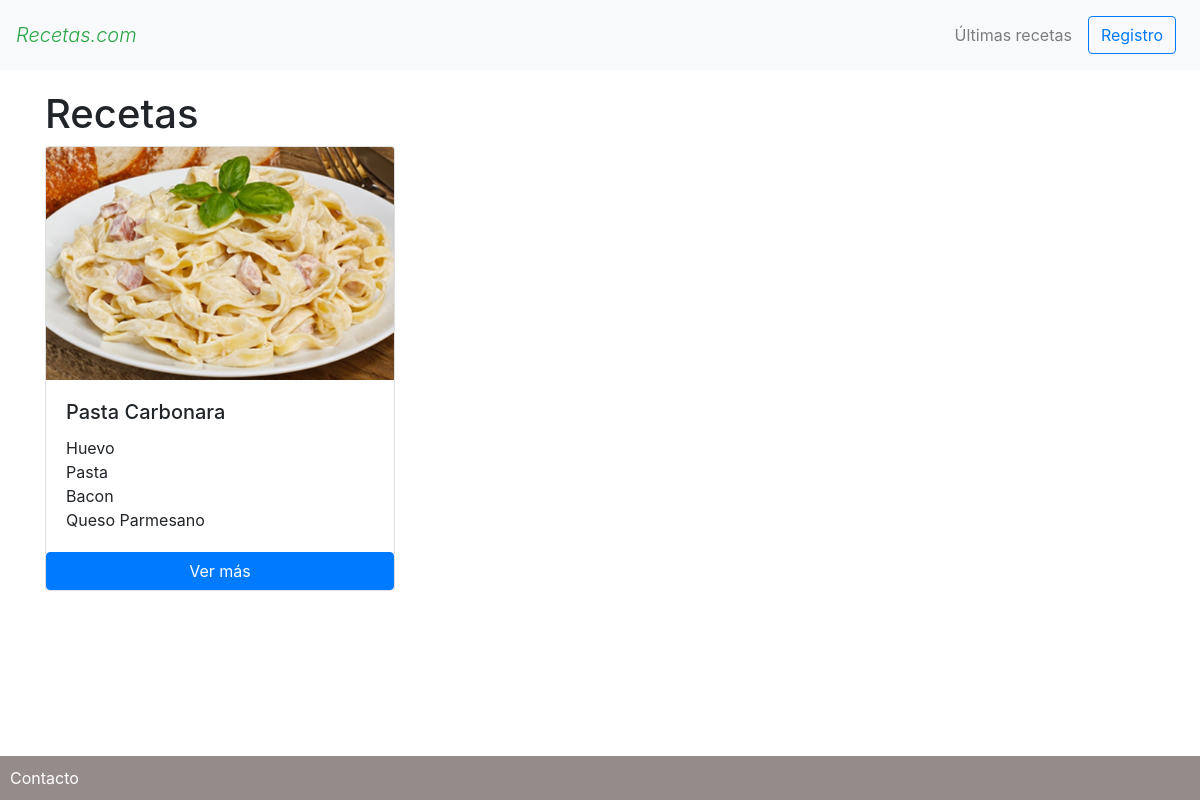
Before: / with the older database file.
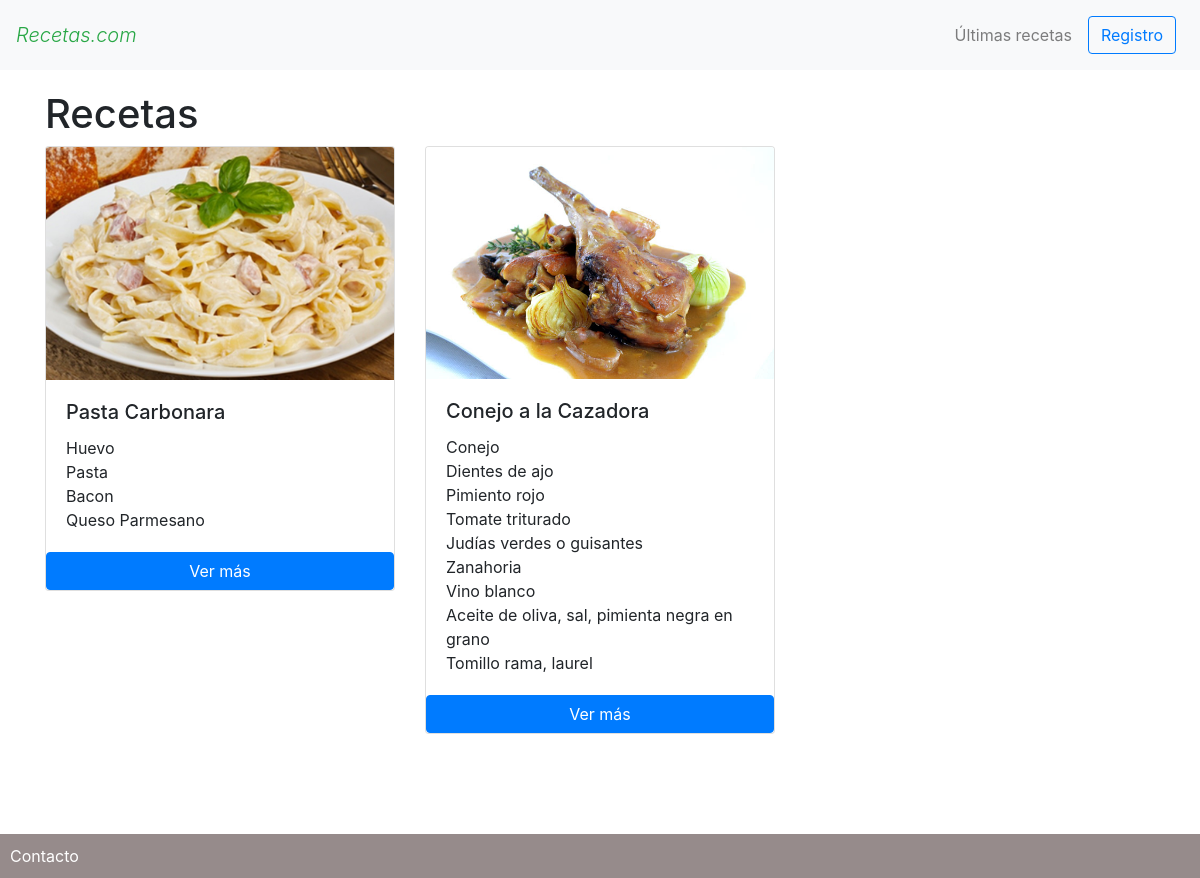
After: the same page with the newer database file.
### recetasapp/models.py (models this page shows, shortened)
class Receta(models.Model):
    nombre = models.CharField(max_length=200)
    usuario = models.ForeignKey(User, null=True, blank=True, on_delete=models.SET_NULL)
    imagen = models.ImageField(null=True)
    slug = models.SlugField(null=True)
    created_at = models.DateTimeField(auto_now_add=True)
    update_at = models.DateTimeField(auto_now=True)

class Ingrediente(models.Model):
    UNIDADES = [
        ('unidades', 'Unidades'),
        ('litros', 'Litros'),
        ('cucharadas', 'Cucharadas'),
        ('gramos', 'Gramos'),
        ('kilos','Kilos'),
    ]
    nombre = models.CharField(max_length=200)
    cantidad  = models.IntegerField(default=1)
    unidad = models.CharField(max_length = 20, choices=UNIDADES, default='unidades')
    receta = models.ForeignKey(Receta, related_name ='ingredientes', on_delete=models.CASCADE)
    created_at = models.DateTimeField(auto_now_add=True)
    update_at = models.DateTimeField(auto_now=True)

### recetasapp/views/home_views.py (the view)
# urls.py: 2. Add a URL to urlpatterns:  path('', views.home, name='home')
def home(request):
    recetas = Receta.objects.all()
    contexto = {
        'recetas' : recetas
    }
    return render(request,'home.html', contexto)

### recetasapp/templates/home.html (shortened to what this page needs)
{% extends 'base.html' %}
{% block content %}
<h1>Recetas</h1>
<div class="row row-cols-1 row-cols-md-3">
    {% for receta in recetas %}
      <div class="col mb-4">
      <div class="card">
        <img src="{{ receta.imagen.url }}" class="card-img-top" alt="...">
        <div class="card-body">
          <h5 class="card-title">{{ receta.nombre }}</h5>
            <ul class="lista-ingredientes">
              {% for ingrediente in receta.ingredientes.all %}
                <li>{{ ingrediente.nombre | truncatechars:55 }}</li>
              {% endfor %}
            </ul>
        </div>
        <a href="{% url 'receta' slug=receta.slug %}">
          <button class= "btn btn-primary btn-block">Ver más</button>
        </a>
      </div>
      </div>
  {% endfor %}
  </div>
{% endblock %}

### recetasapp/templates/base.html (shortened to what this page needs)
{% load static %}
<!DOCTYPE html>
<html lang="en">
<head>
    <link href="{% static 'bootstrap/css/bootstrap.min.css' %}" rel="stylesheet">
    <link href="{% static 'recetas/css/main.css' %}" rel='stylesheet'>
</head>
<body>
    <header>
        <nav class="navbar navbar-expand-lg navbar-light bg-light">
            <a class="navbar-brand logo-text text-success font-italic display-1" href="{% url 'home' %}">Recetas.com</a>
            <div class="collapse navbar-collapse" id="navbarNav">
              <ul class="navbar-nav ml-auto">
                <li class="nav-item">
                    <a class="nav-link" href="#">&Uacute;ltimas recetas</a>
                </li>
                  {% if request.user.is_authenticated %}
                    <li class="nav-item">
                    Hola, {{ request.user.username }}
                    </li>
                    <li class="nav-item">
                    <a class="nav-link" href="{% url 'logout' %}">Desconectar</a>
                    </li>
                  {% else %}
                  <li class="nav-item">
                  <a class="nav-link" href="{% url 'registro' %}"><button type="button" class="btn btn-outline-primary">Registro</button>
                  </a>
                  </li>
                {% endif %}
              </ul>
            </div>
          </nav>
    </header>
    <div class='container main-container'>
    {% block content %}
    {% endblock %}
    </div>
    <footer>
        <a href="{% url 'contacto' %}">Contacto</a>
    </footer>
</body>
</html>

### recetasapp/static/recetas/css/main.css (style rules this page uses)
html { overflow-y: scroll; position: relative; min-height: 100%; padding-bottom: 100px; }
header .navbar-nav { align-items: center; color: lightseagreen; }
.main-container { padding-top: 20px; padding-bottom: 20px; }
.lista-ingredientes { list-style: none; padding-left: 0; margin-bottom: 0; }
footer { position: absolute; bottom: 0px; width: 100%; background: rgb(150, 139, 139); color: white; padding: 10px; }
footer a, footer a:hover { color: #ffffff; text-decoration: none; }

Changed rows visible on the page:
added Receta: imagen (picture), nombre "Conejo a la Cazadora"
added Ingrediente: nombre "Conejo", shown under "Conejo a la Cazadora"
added Ingrediente: nombre "Dientes de ajo", shown under "Conejo a la Cazadora"
added Ingrediente: nombre "Pimiento rojo", shown under "Conejo a la Cazadora"
added Ingrediente: nombre "Tomate triturado", shown under "Conejo a la Cazadora"
added Ingrediente: nombre "Judías verdes o guisantes", shown under "Conejo a la Cazadora"
added Ingrediente: nombre "Zanahoria", shown under "Conejo a la Cazadora"
added Ingrediente: nombre "Vino blanco", shown under "Conejo a la Cazadora"
added Ingrediente: nombre "Aceite de oliva, sal, pimienta negra en grano", shown under "Conejo a la Cazadora"
added Ingrediente: nombre "Tomillo rama, laurel", shown under "Conejo a la Cazadora"
